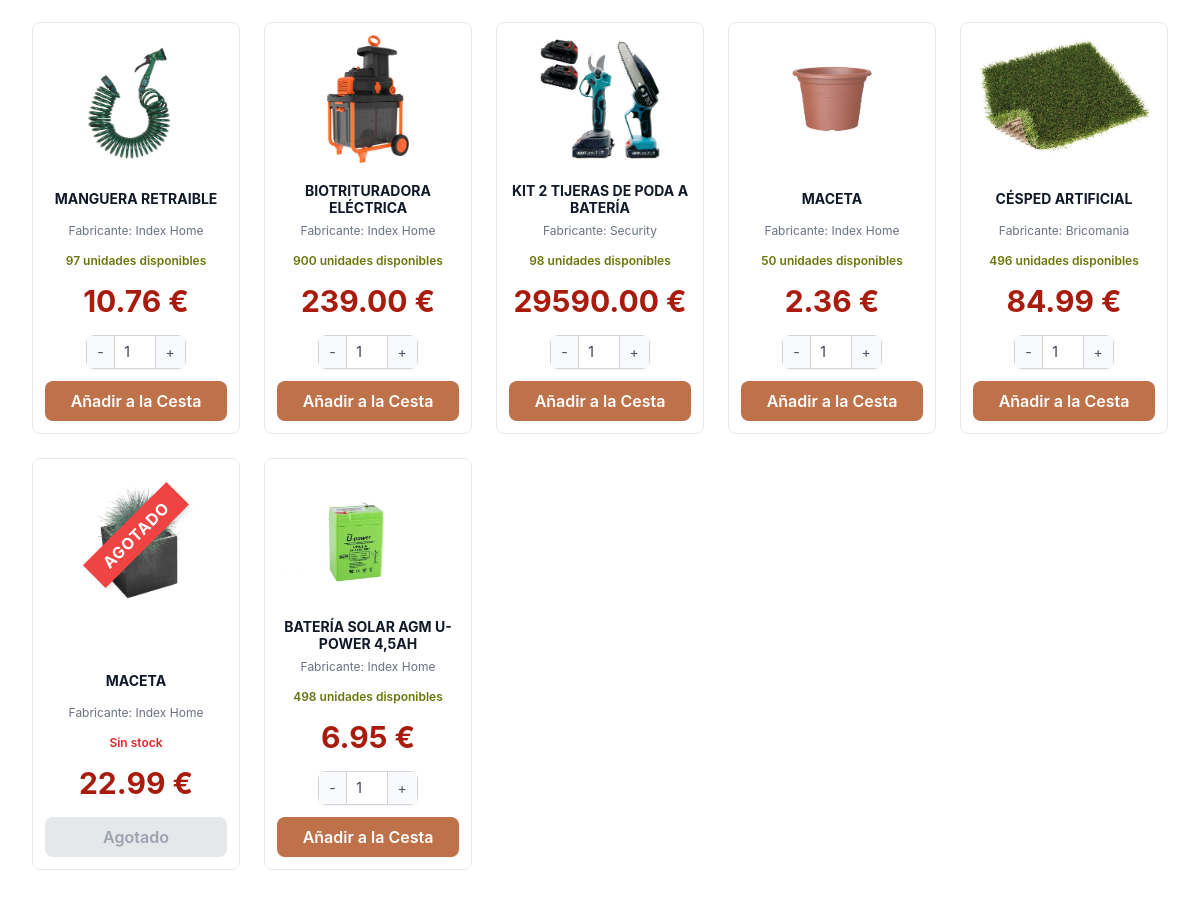
/filtros/ (middle part), run on an earlier commit of the app's database.
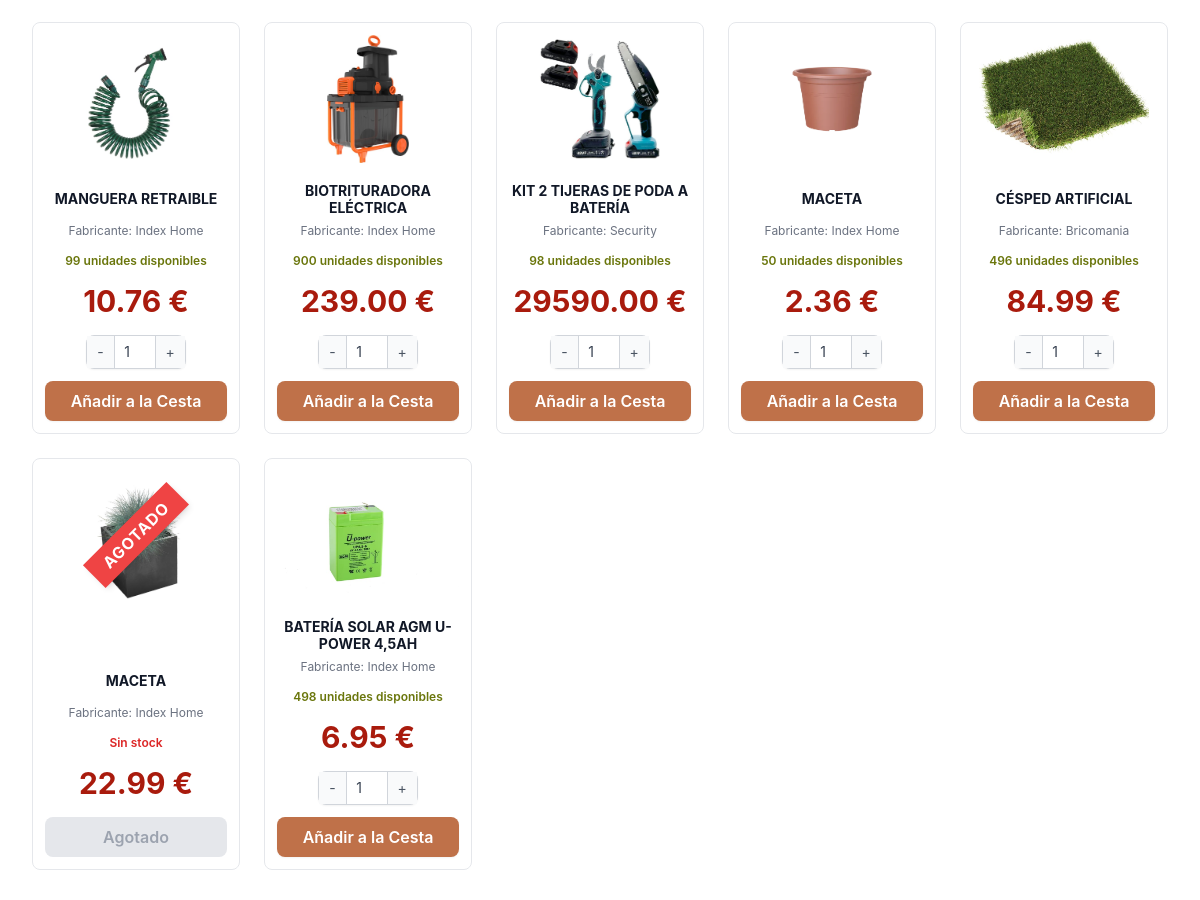
And on a later commit of the database.
### home/models.py (models this page shows, shortened)
class Producto(models.Model):
    nombre= models.CharField(max_length=200)
    descripcion= models.TextField()
    departamento= models.CharField(max_length=200)
    seccion=models.CharField(max_length=50, choices=Seccion.choices)
    fabricante=models.CharField(max_length=200)
    categoria=models.CharField(max_length=50, choices=Categoria.choices)
    precio= models.DecimalField(max_digits=10, decimal_places=2)
    stock=models.IntegerField(default=0)
    imagen = models.ImageField(upload_to='Imgproductos/', null=True, blank=True)
    esta_agotado= models.BooleanField(default=False)
    esta_destacado= models.BooleanField(default=False)
    orden = models.PositiveIntegerField(default=0, blank=False, null=False)
    class Meta:
        ordering = ['orden']

### home/views.py (the view)
# urls.py: path('filtros/', views.catalogo, name='filtros_globales'),
def catalogo(request, categoria=None):
    productos_a_mostrar = Producto.objects.all()
    categoria_valor = None
    template_name = 'catalogo.html'
    filtros_activos = False
    precio_rango_str = request.GET.get('precio', '')
    fabricante_seleccionado = request.GET.get('fabricante', '')
    seccion_filtro_seleccionada = request.GET.get('seccion_filtro', '')
    if categoria:
        categoria_valor = categoria.upper()
        productos_a_mostrar = productos_a_mostrar.filter(categoria=categoria_valor)
        categoria_display = categoria_valor.replace('_', ' ')
    else:
        if request.resolver_match.url_name == 'home':
            productos_a_mostrar = Producto.objects.filter(esta_destacado=True)
            template_name = 'index.html'
            categoria_display = None
        elif request.resolver_match.url_name == 'filtros_globales':
            categoria_display = 'CATÁLOGO CON FILTROS'
        else:
            categoria_display = 'CATÁLOGO COMPLETO'
    q_filtros = Q()
    if precio_rango_str:
        try:
            min_precio, max_precio = map(float, precio_rango_str.split('-'))
            q_filtros &= Q(precio__gte=min_precio) & Q(precio__lte=max_precio)
            filtros_activos = True
        except ValueError: pass
    if fabricante_seleccionado:
        q_filtros &= Q(fabricante__iexact=fabricante_seleccionado)
        filtros_activos = True
    if seccion_filtro_seleccionada:
        q_filtros &= Q(seccion=seccion_filtro_seleccionada)
        filtros_activos = True
    if q_filtros:
        productos_a_mostrar = productos_a_mostrar.filter(q_filtros)
    productos_random = Producto.objects.filter(stock__gt=0).order_by('?')[:10]
    _calcular_desglose_precio(productos_a_mostrar)
    _calcular_desglose_precio(productos_random)
    contexto = {
        'productos_destacados': productos_a_mostrar,
        'productos_random': productos_random,
        'categoria_actual': categoria_display,
        'opciones_filtro': obtener_opciones_filtro(),
        'filtros_activos': filtros_activos,
        'precio_seleccionado': precio_rango_str,
        'fabricante_seleccionado': fabricante_seleccionado,
        'seccion_filtro_seleccionada': seccion_filtro_seleccionada,
        'es_catalogo': template_name == 'catalogo.html',
    }
    return render(request, template_name, contexto)

### home/context_processors.py (called while the page is built)
def productos_en_cesta(request):
    total_items = 0
    if request.user.is_authenticated:
        try:
            cesta = CestaCompra.objects.get(usuario_cliente__usuario=request.user)
        except CestaCompra.DoesNotExist:
            cesta = None
    else:
        session_id = request.session.get("cesta_id")
        cesta = CestaCompra.objects.filter(session_id=session_id).first() if session_id else None
    if cesta:
        total_items = sum(item.cantidad for item in cesta.items.all())
    return {'total_items_cesta': total_items}

### home/views.py (called while the page is built)
def obtener_opciones_filtro():
    rangos_precio = [
        (0, 50, "Menos de 50€"),
        (50, 100, "50€ - 100€"),
        (100, 500, "100€ - 500€"),
        (500, 99999, "Más de 500€"),
    ]
    fabricantes = Producto.objects.values_list('fabricante', flat=True).distinct().order_by('fabricante')
    return { 'precios': rangos_precio, 'fabricantes': list(fabricantes) }

def _calcular_desglose_precio(queryset):
    if not isinstance(queryset, list):
        queryset = list(queryset)
    for p in queryset:
        p.euros = int(p.precio)
        p.centavos = int((p.precio - p.euros) * 100)
    return queryset

### home/templates/catalogo.html (shortened to what the changed rows need)
{% extends "base.html" %}
{% block content %}
{% load static %}
<main class="py-10">
    <div class="max-w-7xl mx-auto px-4 sm:px-6 lg:px-8">
        {% if productos_destacados %}
            <div class="grid grid-cols-2 sm:grid-cols-3 md:grid-cols-4 lg:grid-cols-5 gap-6 xl:gap-8">
                {% for producto in productos_destacados %}
                    <div class="bg-white rounded-lg p-3 flex flex-col items-center justify-between transition duration-300 ease-in-out transform hover:shadow-hard-halo hover:scale-[1.02] relative group border border-gray-200">
                        <a href="{% url 'detalle_producto' pk=producto.pk %}" class="w-full flex flex-col flex-grow text-gray-900 no-underline">
                            <div class="relative w-full h-32 mb-4 flex justify-center items-center">
                                {% if producto.imagen %}
                                    <img src="{{ producto.imagen.url }}" alt="Imagen de {{ producto.nombre }}"
                                         class="max-h-full max-w-full object-contain mix-blend-multiply">
                                {% else %}
                                    <img src="{% static 'imagen1.jpg' %}" alt="Imagen por defecto"
                                         class="max-h-full max-w-full object-contain mix-blend-multiply opacity-50">
                                {% endif %}
                            </div>
                            <div class="w-full text-center flex-grow flex flex-col justify-end">
                                <h4 class="text-sm font-bold uppercase text-gray-900 leading-tight mb-1 line-clamp-2 min-h-[2.5rem] flex items-center justify-center">
                                    {{ producto.nombre|upper }}
                                </h4>
                                <p class="text-xs text-gray-500 mb-2">
                                    Fabricante: {{ producto.fabricante }}
                                </p>
                                <div class="mb-3">
                                    {% if producto.stock > 0 %}
                                        <span class="text-xs font-semibold text-[#6a760c]">
                                            {{ producto.stock }} unidades disponibles
                                        </span>
                                    {% else %}
                                        <span class="text-xs font-semibold text-red-600">
                                            Sin stock
                                        </span>
                                    {% endif %}
                                </div>
                                <span class="text-3xl font-bold mb-4 text-[#A91B0D]">
                                    {{ producto.precio|floatformat:2 }} €
                                </span>
                            </div>
                        </a>
                        <div class="w-full mt-auto relative z-20">
                            {% if not user.is_authenticated or not user.is_staff %}
                                {% if producto.stock > 0 %}
                                    <form class="add-to-cart-form w-full" data-product-id="{{ producto.pk }}">
                                    <div class="flex items-center justify-center gap-0 border border-gray-300 rounded-lg mb-3 mx-auto w-fit bg-white shadow-sm">
                                        <button type="button"
                                                onclick="changeQuantity(this, -1)"
                                                class="px-2.5 py-1.5 bg-gray-50 hover:bg-gray-100 border-r border-gray-300 transition text-gray-600 text-sm">
                                            -
                                        </button>
                                        <input type="number"
                                            name="cantidad"
                                            class="quantity-input w-10 text-center border-none focus:ring-0 focus:outline-none text-gray-700 text-sm"
                                            value="1"
                                            min="1"
                                            max="{{ producto.stock }}"
                                            readonly>
                                        <button type="button"
                                                onclick="changeQuantity(this, 1)"
                                                class="px-2.5 py-1.5 bg-gray-50 hover:bg-gray-100 border-l border-gray-300 transition text-gray-600 text-sm">
                                            +
                                        </button>
                                    </div>
                                    <button type="submit"
                                            class="w-full py-2 bg-[#bf7149] text-white font-semibold rounded-lg hover:bg-yellow-600 transition duration-300 shadow-sm">
                                        Añadir a la Cesta
                                    </button>
                                </form>
                                {% else %}
                                    <button disabled class="w-full py-2 bg-gray-200 text-gray-400 font-semibold rounded-lg cursor-not-allowed">
                                        Agotado
                                    </button>
                                {% endif %}
                            {% endif %}
                        </div>
                    </div>
                {% endfor %}
            </div>
        {% else %}
            <div class="p-6 bg-[#f9fdf2] border-l-4 border-[#bf7149] text-[#bf7149] rounded-lg">
                <p class="font-semibold">¡Lo sentimos!</p>
                <p>Actualmente no hay productos disponibles.</p>
            </div>
        {% endif %}
    </div>
</main>
{% endblock content %}

What changed in the data, as far as the page shows it:
changed Producto "MANGUERA RETRAIBLE": stock "97" → "99"
